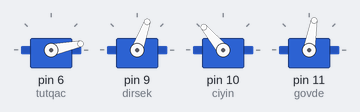
Bench run of a sketch on a simulated Arduino Uno, built with avr-gcc and run on an emulated ATmega328P. On the bench: 4 × servo.

Above: at 0.05 s.
At 1.4 s:
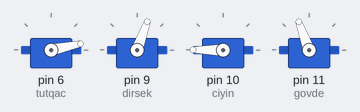
At 2.75 s:
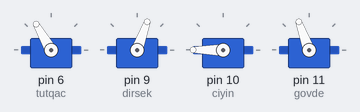
At 5.5 s:
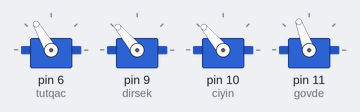
At 8.25 s:
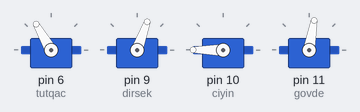
At 11.0 s:
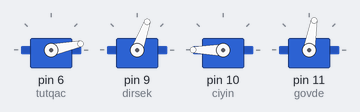
Timing chart, 0 to 14.3 s (numbered marks = the images above):
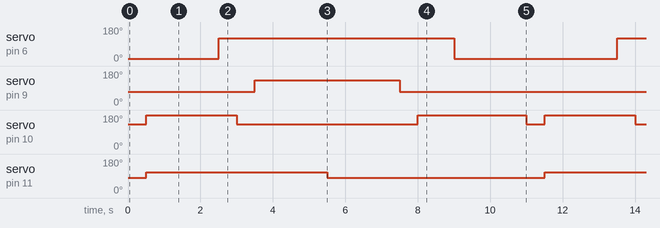

Measured:
- by itself, servo on pin 6 (tutqac): alternates 120° for 6.5 s and 12° for 4.5 s
- by itself, servo on pin 9 (dirsek): alternates 130° for 4.0 s and 70° for 7.0 s
- by itself, servo on pin 10 (ciyin): repeats every 11.0 s: 130° 5.0 s, 180° 3.0 s, 130° 0.50 s, 180° 2.5 s
- by itself, servo on pin 11 (govde): alternates 110° for 5.0 s and 80° for 6.0 s

The sketch:

ControlRoboticArmWithButtons.ino
```cpp
#include <Servo.h>
Servo tutqac;
Servo dirsek;
Servo ciyin;
Servo govde;

int dirsekdeyeri=90;
int ciyindeyeri=130;
int tutqaciac=12;
int tutqacibagla=120;
int govdedeyeri=80;

void setup() {
  pinMode(2,INPUT); //dirsekyuxari
  pinMode(3,INPUT); //dirsekasagi
  pinMode(4,INPUT); //tutqac acil
  pinMode(5,INPUT); //tutqac bagla
  pinMode(7,INPUT);
  pinMode(8,INPUT);
  pinMode(12,INPUT);
  pinMode(13,INPUT);

  tutqac.attach(6);
  dirsek.attach(9);
  ciyin.attach(10);
  govde.attach(11);
  Serial.begin(9600);

  tutqac.write(tutqaciac);
  dirsek.write(dirsekdeyeri);
  ciyin.write(ciyindeyeri);
  govde.write(govdedeyeri);

}

void loop() {
  //tutqac.write(120); //bagla
  //delay(1000);
  //tutqac.write(12); //ac
  //delay(1000);


  while(1){
    tutqac.write(tutqaciac);

    dirsek.write(70);
    delay(500);
    ciyin.write(180);
    govde.write(110);

    delay(2000);

    tutqac.write(tutqacibagla);
    delay(500);
    ciyin.write(130);
    delay(500);
    dirsek.write(130);
    govde.write(110);

    delay(2000);

    govde.write(80);

    delay(2000);

    dirsek.write(70);
    delay(500);
    ciyin.write(180);
    delay(1000);
    tutqac.write(tutqaciac);
    delay(2000);
    ciyin.write(130);

  }
  /*
  if(digitalRead(2)==1){ //dirsek qaldir
    dirsekdeyeri = dirsekdeyeri+10;
    dirsek.write(dirsekdeyeri);
    Serial.print("dirsek: ");
    Serial.println(dirsekdeyeri);
    delay(200);
  }
  if(digitalRead(3)==1){ //dirsek sal
    dirsekdeyeri = dirsekdeyeri-10;
    dirsek.write(dirsekdeyeri);
    Serial.print("dirsek: ");
    Serial.println(dirsekdeyeri);
    delay(200);
  }
  if(digitalRead(4)==1){ //tutqac ac
    tutqacdeyeri = 0;
    tutqac.write(dirsekdeyeri);
    Serial.print("tutqac: ");
    Serial.println(tutqacdeyeri);
    delay(200);
  }
  if(digitalRead(5)==1){ //tutqac bagla
    tutqacdeyeri = 10;
    tutqac.write(tutqacdeyeri);
    Serial.print("tutqac: ");
    Serial.println(tutqacdeyeri);
    delay(200);
  }
  if(digitalRead(7)==1){ //ciyin yuxari
    ciyindeyeri = ciyindeyeri+10;
    ciyin.write(ciyindeyeri);
    Serial.print("ciyin: ");
    Serial.println(ciyindeyeri);
    delay(200);
  }
  if(digitalRead(8)==1){ //ciyin asagi
    ciyindeyeri = ciyindeyeri-10;
    ciyin.write(ciyindeyeri);
    Serial.print("ciyin: ");
    Serial.println(ciyindeyeri);
    delay(200);
  }
  if(digitalRead(12)==1){ //govde sola
    govdedeyeri = govdedeyeri+10;
    govde.write(govdedeyeri);
    Serial.print("govde: ");
    Serial.println(govdedeyeri);
    delay(200);
  }
  if(digitalRead(13)==1){ //govde saga
    govdedeyeri = govdedeyeri-10;
    govde.write(govdedeyeri);
    Serial.print("govde: ");
    Serial.println(govdedeyeri);
    delay(200);
  } */
}
```
